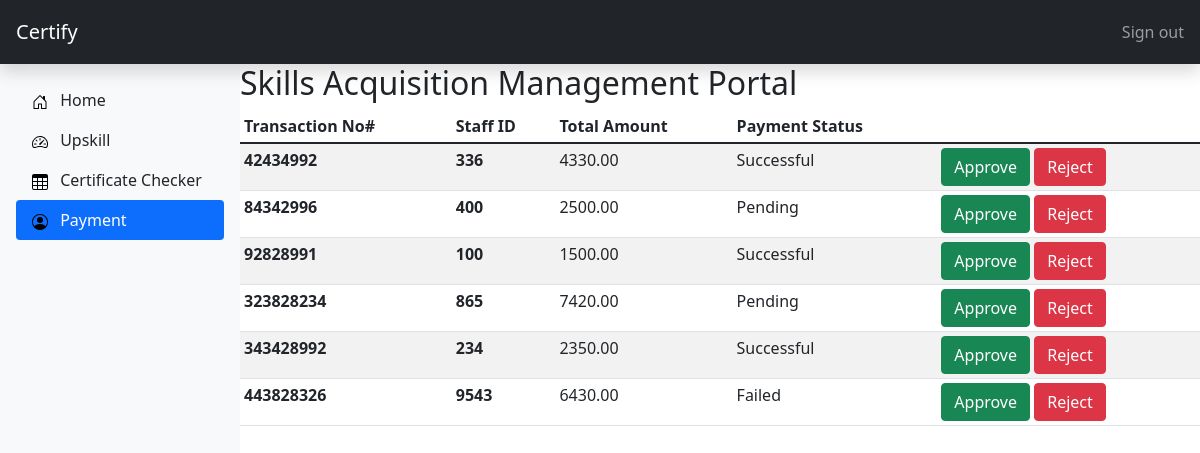
Page /view/payment.php on the committed database.
### tables this page shows
CREATE TABLE Payment(
Transaction_No INT(10) UNSIGNED,
Staff_ID INT(10) UNIQUE NOT NULL,
Total_Amount decimal(6,2),
Payment_Status enum("Successful", "Failed","Pending"),
PRIMARY KEY(Transaction_No)
);

### controller/mainController.php (called while the page is built, shortened)
<?php
include('certificate_class.php');
function getPayment(){
    $cert = new Certificate;
    $runQuery = $cert->pay();
    if($runQuery){
        $checks = array();
        while($record = $cert->db_fetch()){
            $checks[] = $record;
        }
        return $checks;
    }else{
        return false;
    }
}
?>

### controller/certificate_class.php (called while the page is built, shortened)
<?php
require('../model/db_connect.php');
class Certificate extends connection {
    public function pay(){
        $sql = "SELECT * FROM payment";
        return $this->db_query($sql);
    }
}
?>

### model/db_connect.php (called while the page is built, shortened)
<?php
class connection{
	public $db = null;
	public $results = null;
	function db_connect(){
		$this->db = mysqli_connect(servername,username,password,dbname);
		if (mysqli_connect_errno()) {
			return false;
		}else{
			return true;
		}
	}
	function db_query($sqlQuery){
		$this->results = mysqli_query($this->db,$sqlQuery);
		if ($this->results == false) {
			return false;
		}else{
			return true;
		}
	}
	function db_fetch(){
		return mysqli_fetch_assoc($this->results);
	}
}
?>

### view/Payment.php (the view, shortened to what this page needs)
<!DOCTYPE html>
<html lang="en">
<head>
      <link href="https://cdn.jsdelivr.net/npm/bootstrap@5.1.3/dist/css/bootstrap.min.css" rel="stylesheet">
      <link href="../css/upskill.css" rel="stylesheet">
</head>
<body>
      <header class="navbar navbar-dark sticky-top bg-dark flex-md-nowrap p-0 shadow">
            <a class="navbar-brand col-md-3 col-lg-2 me-0 px-3" href="portal.php">Certify</a>
            <div class="navbar-nav">
              <div class="nav-item text-nowrap">
                <a class="nav-link px-3" href="../index.php">Sign out</a>
              </div>
            </div>
      </header>
      <div class="mainUpSkill">
        <div class="sidebarUpSkill">
              <div class="d-flex flex-column flex-shrink-0 p-3 bg-light" style="width: 240px; height:92vh;">
                    <ul class="nav nav-pills flex-column mb-auto">
                    <li class="nav-item">
                    <a href="portal.php" class="nav-link link-dark" aria-current="page">
                          <svg class="bi me-2" width="16" height="16"><use xlink:href="#home"/></svg>
                          Home
                    </a>
                    </li>
                    <li>
                    <a href="upskill.php" class="nav-link link-dark">
                          <svg class="bi me-2" width="16" height="16"><use xlink:href="#speedometer2"/></svg>
                          Upskill
                    </a>
                    </li>
                    <li>
                    <a href="checker.php" class="nav-link link-dark">
                          <svg class="bi me-2" width="16" height="16"><use xlink:href="#table"/></svg>
                          Certificate Checker
                    </a>
                    </li>
                    <li>
                    <a href="profile.php" class="nav-link active">
                          <svg class="bi me-2" width="16" height="16"><use xlink:href="#people-circle"/></svg>
                          Payment
                    </a>
                    </li>
                    </ul>
              </div>
      </div>
      <div class="tableUpSkill">
            <h2>Skills Acquisition Management Portal</h2>
            <div class="table-responsive">
              <table class="table table-striped table-sm">
                <thead>
                  <tr>
                    <th scope="col">Transaction No#</th>
                    <th scope="col">Staff ID</th>
                    <th scope="col">Total Amount</th>
                    <th scope="col">Payment Status</th>
                  </tr>
                </thead>
                <tbody>
                    <?php
                      include('../controller/mainController.php');
                      $staff = getPayment();
                      foreach($staff as $value){
                  ?>
                      <?= "<tr> <th>" . $value['Transaction_No'] . "</th> <th>" . $value['Staff_ID'] . "</th> <td>" . $value['Total_Amount'] ."</td> <td>" . $value['Payment_Status'] . "</td>"?>
                        <td>
                          <a href="../functions/pay_approve.php?id=<?= $value['Transaction_No'] ?>" class="btn btn-success btn-custom"> Approve</a>
                          <a href="../functions/pay_reject.php?id=<?= $value['Transaction_No'] ?>" class="btn btn-danger btn-custom"> Reject</a>
                        </td>
                  <?php
                      }
                  ?>
                </tbody>
              </table>
            </div>
        </div>
      </div>
</body>
</html>

### css/upskill.css (style rules this page uses)
.mainUpSkill { width: 100vw; display: flex; flex-direction: row; }
header { height: 8vh; width:100vw; }
.tableUpSkill { width: 100vw; }

### rows in the picture
payment: Transaction_No "42434992", Staff_ID "336", Total_Amount "4330.00", Payment_Status "Successful"
payment: Transaction_No "84342996", Staff_ID "400", Total_Amount "2500.00", Payment_Status "Pending"
payment: Transaction_No "92828991", Staff_ID "100", Total_Amount "1500.00", Payment_Status "Successful"
payment: Transaction_No "323828234", Staff_ID "865", Total_Amount "7420.00", Payment_Status "Pending"
payment: Transaction_No "343428992", Staff_ID "234", Total_Amount "2350.00", Payment_Status "Successful"
payment: Transaction_No "443828326", Staff_ID "9543", Total_Amount "6430.00", Payment_Status "Failed"
